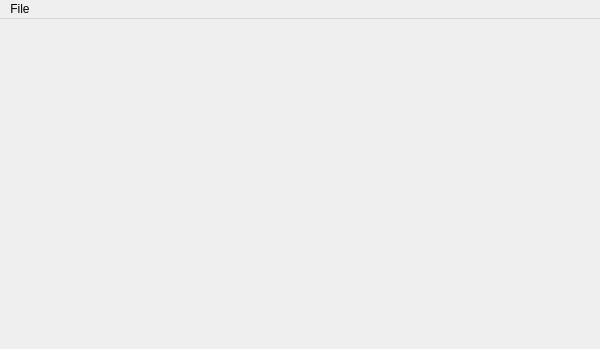
<?xml version="1.0" encoding="UTF-8"?>
<ui version="4.0">
 <class>MainWindow</class>
 <widget class="QMainWindow" name="MainWindow">
  <property name="geometry">
   <rect>
    <x>0</x>
    <y>0</y>
    <width>600</width>
    <height>349</height>
   </rect>
  </property>
  <property name="windowTitle">
   <string>MainWindow</string>
  </property>
  <widget class="QWidget" name="centralwidget"/>
  <widget class="QMenuBar" name="menubar">
   <property name="geometry">
    <rect>
     <x>0</x>
     <y>0</y>
     <width>600</width>
     <height>21</height>
    </rect>
   </property>
   <widget class="QMenu" name="menuFile">
    <property name="title">
     <string>File</string>
    </property>
   </widget>
   <addaction name="menuFile"/>
  </widget>
  <action name="actionCreate_Rectangle">
   <property name="icon">
    <iconset>
     <normaloff>../../../../glyphicons_free/glyphicons/png/glyphicons-95-vector-path-square.png</normaloff>../../../../glyphicons_free/glyphicons/png/glyphicons-95-vector-path-square.png</iconset>
   </property>
   <property name="text">
    <string>Create Rectangle</string>
   </property>
  </action>
  <action name="actionCreate_Circle">
   <property name="icon">
    <iconset>
     <normaloff>../../../../glyphicons_free/glyphicons/png/glyphicons-96-vector-path-circle.png</normaloff>../../../../glyphicons_free/glyphicons/png/glyphicons-96-vector-path-circle.png</iconset>
   </property>
   <property name="text">
    <string>Create Circle</string>
   </property>
  </action>
  <action name="actionCreate_Polygon">
   <property name="icon">
    <iconset>
     <normaloff>../../../../glyphicons_free/glyphicons/png/glyphicons-97-vector-path-polygon.png</normaloff>../../../../glyphicons_free/glyphicons/png/glyphicons-97-vector-path-polygon.png</iconset>
   </property>
   <property name="text">
    <string>Create Polygon</string>
   </property>
  </action>
  <action name="actionCreate_Polyline">
   <property name="icon">
    <iconset>
     <normaloff>../../../../glyphicons_free/glyphicons/png/glyphicons-98-vector-path-line.png</normaloff>../../../../glyphicons_free/glyphicons/png/glyphicons-98-vector-path-line.png</iconset>
   </property>
   <property name="text">
    <string>Create Polyline</string>
   </property>
  </action>
  <action name="actionSelection">
   <property name="icon">
    <iconset>
     <normaloff>../../../../glyphicons_free/glyphicons/png/glyphicons-100-vector-path-all.png</normaloff>../../../../glyphicons_free/glyphicons/png/glyphicons-100-vector-path-all.png</iconset>
   </property>
   <property name="text">
    <string>Selection</string>
   </property>
  </action>
  <action name="actionMove">
   <property name="icon">
    <iconset>
     <normaloff>../../../../glyphicons_free/glyphicons/png/glyphicons-151-edit.png</normaloff>../../../../glyphicons_free/glyphicons/png/glyphicons-151-edit.png</iconset>
   </property>
   <property name="text">
    <string>Edit Polygon</string>
   </property>
  </action>
  <action name="actionMove_2">
   <property name="icon">
    <iconset>
     <normaloff>../../../../glyphicons_free/glyphicons/png/glyphicons-187-move.png</normaloff>../../../../glyphicons_free/glyphicons/png/glyphicons-187-move.png</iconset>
   </property>
   <property name="text">
    <string>Move</string>
   </property>
  </action>
  <action name="actionText">
   <property name="icon">
    <iconset>
     <normaloff>../../../../glyphicons_free/glyphicons/png/glyphicons-108-text.png</normaloff>../../../../glyphicons_free/glyphicons/png/glyphicons-108-text.png</iconset>
   </property>
   <property name="text">
    <string>Text</string>
   </property>
  </action>
 </widget>
 <resources/>
 <connections/>
</ui>
